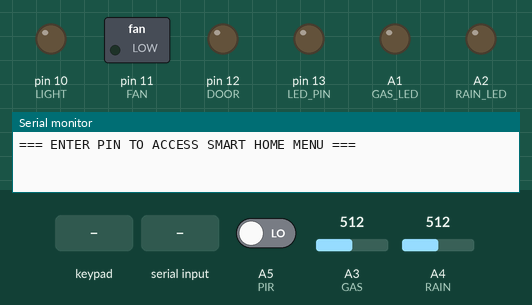
Recording of a sketch running on a simulated Arduino Uno, built with avr-gcc and run on an emulated ATmega328P. On the bench: switched loads named in the sketch (green lamp = pin HIGH), output pins drawn as LEDs (lit = HIGH), the last lines printed to the serial monitor. Dashed ring = blinking. Inputs (shaded band) come from the test bench; at power-on: A4 (RAIN) = 512, A3 (GAS) = 512, A5 (PIR) LOW.

Above: at 1.2 s.
1.3 s: keypad keys 1 2 3 4 # pressed 0.4 s apart
At 3.34 s:
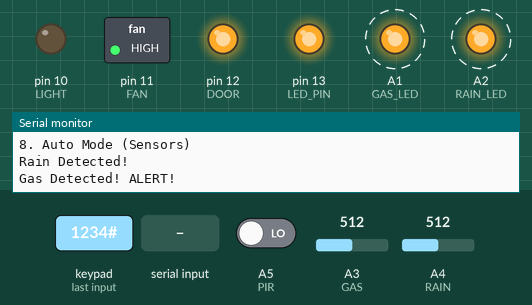
5.0 s: A4 (RAIN) set to 686
8.0 s: A4 (RAIN) set to 712
At 8.31 s:
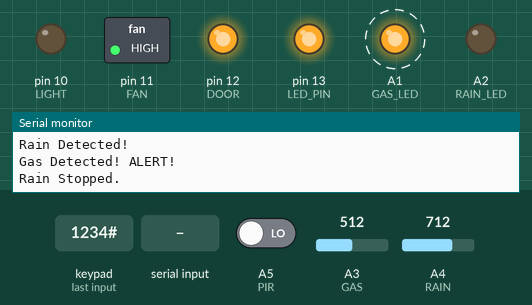
11.0 s: key 'B' pressed
At 11.61 s:
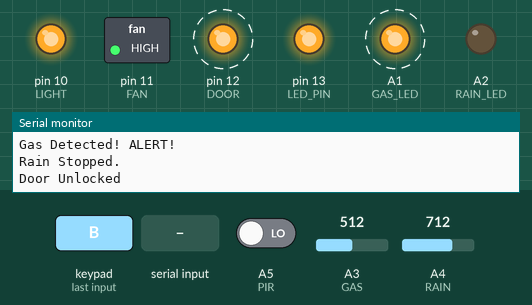
14.0 s: "2" received over Serial
At 14.92 s:
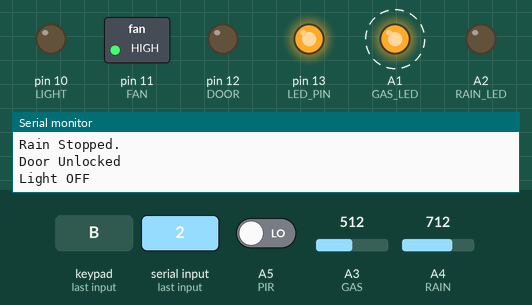
17.0 s: byte 56 ('8') received over Serial
At 17.41 s:
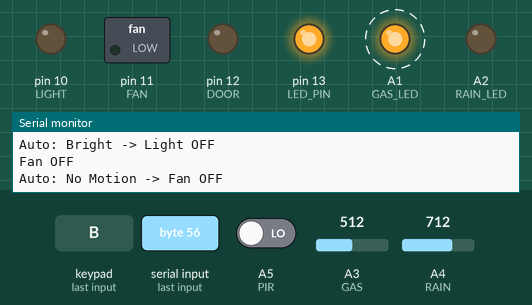
Timing chart, 0 to 21.0 s (numbered marks = the images above; inputs shaded):
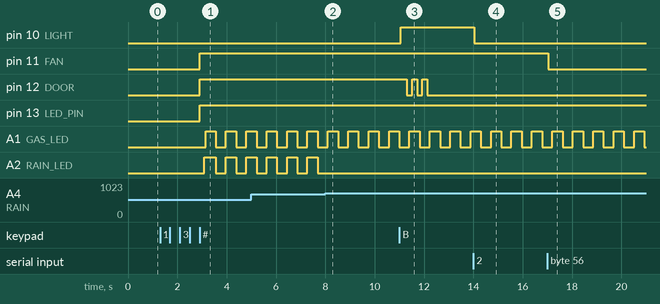

Measured:
- the behaviour switches between 700 and 701 on A4 (RAIN) (found by bisection; images 1 and 2)
- after the input at 1.3 s, pin 11 (FAN), pin 12 (DOOR), pin 13 (LED_PIN): LOW → HIGH after 1.6 s; A1 (GAS_LED): alternates HIGH for 0.41 s and LOW for 0.41 s, starting after 1.8 s; A2 (RAIN_LED): alternates HIGH for 0.44 s and LOW for 0.41 s, starting after 1.8 s
- after the input at 8.0 s, A2 (RAIN_LED): stops changing and stays LOW
- after the input at 11.0 s, pin 10 (LIGHT): LOW → HIGH after 0.05 s; pin 12 (DOOR): alternates HIGH for 0.21 s and LOW for 0.21 s, 5 changes in all, then stays LOW, starting after 0.31 s
- after the input at 14.0 s, pin 10 (LIGHT): HIGH → LOW after 0.05 s
- after the input at 17.0 s, pin 11 (FAN): HIGH → LOW at once

The sketch:

funky_wolt_jarv1.ino
```cpp
#include <Keypad.h>

// -------------------- KEYPAD SETUP --------------------
const byte ROWS = 4;
const byte COLS = 4;

char keys[ROWS][COLS] = {
  {'1','2','3','A'},
  {'4','5','6','B'},
  {'7','8','9','C'},
  {'*','0','#','D'}
};

byte rowPins[ROWS] = {2, 3, 4, 5};
byte colPins[COLS] = {6, 7, 8, 9};

Keypad keypad = Keypad(makeKeymap(keys), rowPins, colPins, ROWS, COLS);

// -------------------- SMART HOME PINS --------------------
#define LIGHT 10
#define FAN 11
#define DOOR 12
#define PIR A5
#define LDR A0
#define RAIN A4
#define GAS A3
#define GAS_LED A1
#define RAIN_LED A2
const int LED_PIN = 13; // Access granted LED

// Status variables
int lightStatus=0, fanStatus=0, doorStatus=0, rainStatus=0, gasStatus=0;
char option;
bool accessGranted=false;

// ---------- Function prototypes ----------
void turnLightOn();
void turnLightOff();
void turnFanOn();
void turnFanOff();
void unlockDoor();
void lockDoor();
void showStatus();
void autoMode();
void checkRain();
void checkGas();
int gasAverage();
void activateScene(char key);

// ---------- PIN DETAILS ----------
char correctPIN[] = "1234";
char enteredPIN[5];
byte pinIndex = 0;

// ---------- Non-blocking blinking ----------
unsigned long previousMillisRain = 0;
unsigned long previousMillisGas = 0;
unsigned long previousMillisDoor = 0;
bool rainLedState = LOW;
bool gasLedState = LOW;
bool doorLedState = LOW;
bool rainBlink=false;
bool gasBlink=false;
bool doorBlink=false;
int doorBlinkCount=0;

// -------------------- SCENE FUNCTIONS --------------------
void activateScene(char key) {
  if(key=='A'){           // Movie
    digitalWrite(LIGHT, LOW);
    analogWrite(FAN, 255);
    lockDoor();
  } else if(key=='B'){    // Study
    digitalWrite(LIGHT, HIGH);
    analogWrite(FAN, 255);
    unlockDoor();
  } else if(key=='C'){    // Sleep
    digitalWrite(LIGHT, LOW);
    analogWrite(FAN, 255);
    lockDoor();
  } else if(key=='#'){    // Ventilation
    digitalWrite(LIGHT, LOW);
    analogWrite(FAN, 255);
    digitalWrite(DOOR, HIGH);
    doorStatus=1;
  } else if(key=='D'){    // Cold
    digitalWrite(LIGHT, HIGH);
    analogWrite(FAN, 0);
    lockDoor();
  }
}

// -------------------- SETUP --------------------
void setup() {
  Serial.begin(9600);

  pinMode(LED_PIN, OUTPUT);
  digitalWrite(LED_PIN, LOW);
  enteredPIN[0]='\0';

  pinMode(LIGHT, OUTPUT);
  pinMode(FAN, OUTPUT);
  pinMode(DOOR, OUTPUT);
  pinMode(PIR, INPUT);
  pinMode(GAS_LED, OUTPUT);
  pinMode(RAIN_LED, OUTPUT);

  digitalWrite(LIGHT, LOW);
  digitalWrite(FAN, LOW);
  digitalWrite(DOOR, LOW);
  digitalWrite(GAS_LED, LOW);
  digitalWrite(RAIN_LED, LOW);

  Serial.println("=== ENTER PIN TO ACCESS SMART HOME MENU ===");
}

// -------------------- LOOP --------------------
void loop() {
  char key = keypad.getKey();

  // Scene keys work anytime
  if(key) {
    if(key=='A'||key=='B'||key=='C'||key=='#'||key=='D') {
      activateScene(key);
    }
  }

  // --------- PIN ENTRY ---------
  if(!accessGranted) {
    if(key){
      Serial.print("Key pressed: "); Serial.println(key);

      if(key=='#'){
        enteredPIN[pinIndex]='\0';
        if(strcmp(enteredPIN,correctPIN)==0){
          digitalWrite(LED_PIN,HIGH);
          Serial.println("Access granted! Menu unlocked.");
          accessGranted=true;
          Serial.println("=== SMART HOME AUTOMATION MENU ===");
          Serial.println("1. Turn Light ON");
          Serial.println("2. Turn Light OFF");
          Serial.println("3. Turn Fan ON");
          Serial.println("4. Turn Fan OFF");
          Serial.println("5. Unlock Door");
          Serial.println("6. Lock Door");
          Serial.println("7. Show Status");
          Serial.println("8. Auto Mode (Sensors)");
        } else{
          digitalWrite(LED_PIN,LOW);
          Serial.println("Access denied! Try again.");
        }
        pinIndex=0;
        enteredPIN[0]='\0';
      } else if(key=='*'){
        pinIndex=0;
        enteredPIN[0]='\0';
        Serial.println("Input cleared");
      } else if(pinIndex<4){
        enteredPIN[pinIndex++]=key;
      }
    }
  }
  // --------- SMART HOME MENU ---------
  else{
    if(Serial.available()>0){
      option=Serial.read();
      switch(option){
        case '1': turnLightOn(); break;
        case '2': turnLightOff(); break;
        case '3': turnFanOn(); break;
        case '4': turnFanOff(); break;
        case '5': unlockDoor(); break;
        case '6': lockDoor(); break;
        case '7': showStatus(); break;
        case '8': autoMode(); break;
        default: Serial.println("Invalid Option! Use 1–8.");
      }
    }
    checkRain();
    checkGas();
    updateBlinking();  // Non-blocking LED updates
  }
}

// ---------- Appliance Functions ----------
void turnLightOn(){ digitalWrite(LIGHT,HIGH); lightStatus=1; Serial.println("Light ON"); }
void turnLightOff(){ digitalWrite(LIGHT,LOW); lightStatus=0; Serial.println("Light OFF"); }
void turnFanOn(){ digitalWrite(FAN,HIGH); fanStatus=1; Serial.println("Fan ON"); }
void turnFanOff(){ digitalWrite(FAN,LOW); fanStatus=0; Serial.println("Fan OFF"); }

// ---------- Door LED blinking ----------
void unlockDoor(){
  doorBlink=true; doorBlinkCount=6;  // 3 blinks
  doorStatus=1;
  Serial.println("Door Unlocked");
}
void lockDoor(){
  doorBlink=true; doorBlinkCount=6;
  doorStatus=0;
  Serial.println("Door Locked");
}

// ---------- Status ----------
void showStatus(){
  Serial.print("Light: "); Serial.println(lightStatus ? "ON":"OFF");
  Serial.print("Fan: "); Serial.println(fanStatus ? "ON":"OFF");
  Serial.print("Door: "); Serial.println(doorStatus ? "Unlocked":"Locked");
  Serial.print("Rain: "); Serial.println(rainStatus ? "Detected":"Not Detected");
  Serial.print("Gas: "); Serial.println(gasStatus ? "Detected":"Normal");
}

// ---------- Auto Mode ----------
void autoMode(){
  int ldrValue=analogRead(LDR);
  int pirValue=digitalRead(PIR);

  if(ldrValue<400){ turnLightOn(); Serial.println("Auto: Dark -> Light ON"); }
  else{ turnLightOff(); Serial.println("Auto: Bright -> Light OFF"); }

  if(pirValue==HIGH){ turnFanOn(); Serial.println("Auto: Motion Detected -> Fan ON"); }
  else{ turnFanOff(); Serial.println("Auto: No Motion -> Fan OFF"); }
}

// ---------- Rain Detection ----------
void checkRain(){
  int rainValue = analogRead(RAIN);

  if(rainValue <600 && !rainBlink){ // Adjust threshold
    rainStatus=1;
    Serial.println("Rain Detected!");
    rainBlink=true;
    digitalWrite(RAIN_LED, HIGH);
  } else if(rainValue > 700 && rainBlink){
    rainStatus=0;
    Serial.println("Rain Stopped.");
    rainBlink=false;
    digitalWrite(RAIN_LED, LOW);
  }
}

// ---------- Gas Detection ----------
void checkGas(){
  int gasValue=gasAverage();
  if(gasValue > 500 && !gasBlink){
    gasStatus=1;
    Serial.println("Gas Detected! ALERT!");
    gasBlink=true;
  } else if(gasValue <= 500 && gasBlink){
    gasStatus=0;
    Serial.println("Gas Normal now.");
    gasBlink=false;
    digitalWrite(GAS_LED, LOW);
  }
}

// ---------- Non-blocking LED blink updates ----------
void updateBlinking(){
  unsigned long currentMillis = millis();

  // Rain LED
  if(rainBlink){
    if(currentMillis - previousMillisRain >= 400){
      previousMillisRain=currentMillis;
      rainLedState=!rainLedState;
      digitalWrite(RAIN_LED,rainLedState);
    }
  }

  // Gas LED
  if(gasBlink){
    if(currentMillis - previousMillisGas >= 400){
      previousMillisGas=currentMillis;
      gasLedState=!gasLedState;
      digitalWrite(GAS_LED,gasLedState);
    }
  }

  // Door LED
  if(doorBlink && doorBlinkCount>0){
    if(currentMillis - previousMillisDoor >= 200){
      previousMillisDoor=currentMillis;
      doorLedState = !doorLedState;
      digitalWrite(DOOR,doorLedState);
      doorBlinkCount--;
    }
  } else doorBlink=false;
}

// ---------- Gas Averaging ----------
int gasAverage(){
  long sum=0;
  for(int i=0;i<10;i++){
    sum+=analogRead(GAS);
    delay(5);
  }
  return sum/10;
}
```
